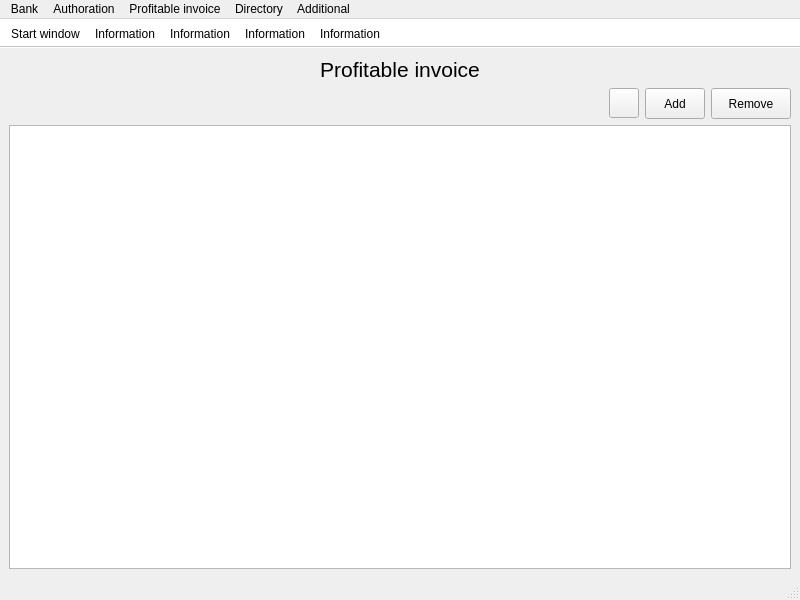
<?xml version="1.0" encoding="UTF-8"?>
<ui version="4.0">
 <class>InvoiceInf</class>
 <widget class="QMainWindow" name="InvoiceInf">
  <property name="geometry">
   <rect>
    <x>0</x>
    <y>0</y>
    <width>800</width>
    <height>600</height>
   </rect>
  </property>
  <property name="windowTitle">
   <string>Accounting system</string>
  </property>
  <widget class="QWidget" name="centralwidget">
   <layout class="QVBoxLayout" name="verticalLayout">
    <item>
     <widget class="QLabel" name="label">
      <property name="font">
       <font>
        <pointsize>16</pointsize>
       </font>
      </property>
      <property name="text">
       <string>Profitable invoice</string>
      </property>
      <property name="alignment">
       <set>Qt::AlignCenter</set>
      </property>
     </widget>
    </item>
    <item>
     <layout class="QHBoxLayout" name="horizontalLayout_5">
      <item>
       <spacer name="horizontalSpacer_5">
        <property name="orientation">
         <enum>Qt::Horizontal</enum>
        </property>
        <property name="sizeHint" stdset="0">
         <size>
          <width>40</width>
          <height>20</height>
         </size>
        </property>
       </spacer>
      </item>
      <item>
       <widget class="QPushButton" name="pushButton_13">
        <property name="maximumSize">
         <size>
          <width>30</width>
          <height>30</height>
         </size>
        </property>
        <property name="text">
         <string/>
        </property>
        <property name="icon">
         <iconset resource="resource.qrc">
          <normaloff>:/image/res/menu/free-icon-font-refresh-3917293.png</normaloff>:/image/res/menu/free-icon-font-refresh-3917293.png</iconset>
        </property>
        <property name="iconSize">
         <size>
          <width>20</width>
          <height>20</height>
         </size>
        </property>
       </widget>
      </item>
      <item>
       <widget class="QPushButton" name="pushButton_14">
        <property name="minimumSize">
         <size>
          <width>0</width>
          <height>31</height>
         </size>
        </property>
        <property name="maximumSize">
         <size>
          <width>60</width>
          <height>16777215</height>
         </size>
        </property>
        <property name="text">
         <string>Add</string>
        </property>
       </widget>
      </item>
      <item>
       <widget class="QPushButton" name="pushButton_15">
        <property name="minimumSize">
         <size>
          <width>0</width>
          <height>31</height>
         </size>
        </property>
        <property name="maximumSize">
         <size>
          <width>100</width>
          <height>16777215</height>
         </size>
        </property>
        <property name="text">
         <string>Remove</string>
        </property>
       </widget>
      </item>
     </layout>
    </item>
    <item>
     <widget class="QTableView" name="tableView"/>
    </item>
   </layout>
  </widget>
  <widget class="QMenuBar" name="menubar">
   <property name="geometry">
    <rect>
     <x>0</x>
     <y>0</y>
     <width>800</width>
     <height>26</height>
    </rect>
   </property>
   <widget class="QMenu" name="menuBank">
    <property name="title">
     <string>Bank</string>
    </property>
    <addaction name="bank"/>
    <addaction name="bank_add"/>
   </widget>
   <widget class="QMenu" name="menuAuthoration">
    <property name="title">
     <string>Authoration</string>
    </property>
    <addaction name="auth"/>
   </widget>
   <widget class="QMenu" name="menuProfitable_invoice">
    <property name="title">
     <string>Profitable invoice</string>
    </property>
    <addaction name="invoice"/>
    <addaction name="invoice_add"/>
   </widget>
   <widget class="QMenu" name="menuDirectory">
    <property name="title">
     <string>Directory</string>
    </property>
    <addaction name="warehouse"/>
   </widget>
   <widget class="QMenu" name="menuAdditional">
    <property name="title">
     <string>Additional</string>
    </property>
    <addaction name="start_win"/>
   </widget>
   <addaction name="menuBank"/>
   <addaction name="menuAuthoration"/>
   <addaction name="menuProfitable_invoice"/>
   <addaction name="menuDirectory"/>
   <addaction name="menuAdditional"/>
  </widget>
  <widget class="QStatusBar" name="statusbar"/>
  <widget class="QToolBar" name="toolBar">
   <property name="windowTitle">
    <string>toolBar</string>
   </property>
   <property name="styleSheet">
    <string notr="true">background: white;</string>
   </property>
   <property name="movable">
    <bool>false</bool>
   </property>
   <attribute name="toolBarArea">
    <enum>TopToolBarArea</enum>
   </attribute>
   <attribute name="toolBarBreak">
    <bool>false</bool>
   </attribute>
   <addaction name="start_win"/>
   <addaction name="bank"/>
   <addaction name="auth"/>
   <addaction name="invoice"/>
   <addaction name="warehouse"/>
  </widget>
  <action name="bank">
   <property name="icon">
    <iconset resource="resource.qrc">
     <normaloff>:/image/res/menu/bank (1).png</normaloff>:/image/res/menu/bank (1).png</iconset>
   </property>
   <property name="text">
    <string>Information</string>
   </property>
  </action>
  <action name="bank_add">
   <property name="icon">
    <iconset resource="resource.qrc">
     <normaloff>:/image/res/menu/free-icon-add-8387523.png</normaloff>:/image/res/menu/free-icon-add-8387523.png</iconset>
   </property>
   <property name="text">
    <string>Add</string>
   </property>
  </action>
  <action name="auth">
   <property name="icon">
    <iconset resource="resource.qrc">
     <normaloff>:/image/res/menu/authorization.png</normaloff>:/image/res/menu/authorization.png</iconset>
   </property>
   <property name="text">
    <string>Information</string>
   </property>
  </action>
  <action name="invoice">
   <property name="icon">
    <iconset resource="resource.qrc">
     <normaloff>:/image/res/menu/invoice.png</normaloff>:/image/res/menu/invoice.png</iconset>
   </property>
   <property name="text">
    <string>Information</string>
   </property>
  </action>
  <action name="invoice_add">
   <property name="icon">
    <iconset resource="resource.qrc">
     <normaloff>:/image/res/menu/free-icon-add-8387523.png</normaloff>:/image/res/menu/free-icon-add-8387523.png</iconset>
   </property>
   <property name="text">
    <string>Add</string>
   </property>
  </action>
  <action name="warehouse">
   <property name="icon">
    <iconset resource="resource.qrc">
     <normaloff>:/image/res/menu/root-directory.png</normaloff>:/image/res/menu/root-directory.png</iconset>
   </property>
   <property name="text">
    <string>Information</string>
   </property>
  </action>
  <action name="start_win">
   <property name="icon">
    <iconset resource="resource.qrc">
     <normaloff>:/image/res/menu/main-menu (1).png</normaloff>:/image/res/menu/main-menu (1).png</iconset>
   </property>
   <property name="text">
    <string>Start window</string>
   </property>
  </action>
 </widget>
 <resources>
  <include location="resource.qrc"/>
 </resources>
 <connections/>
</ui>
